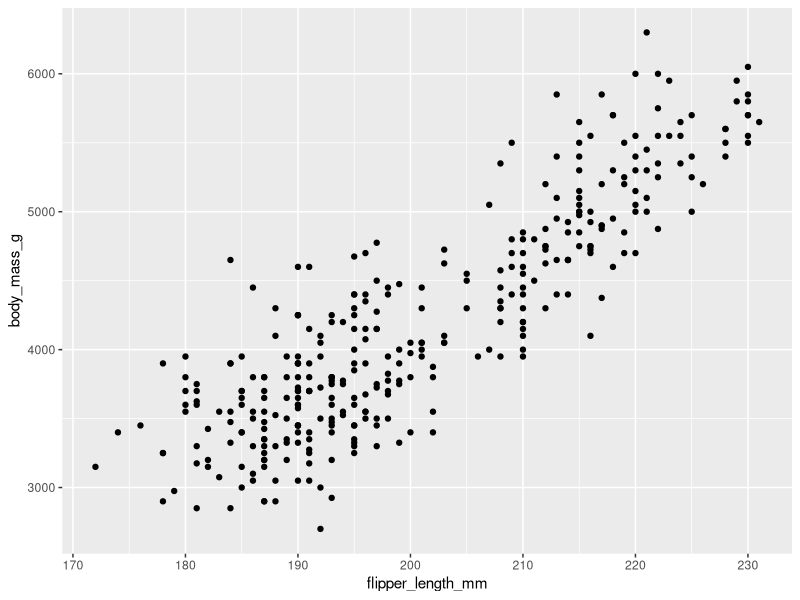
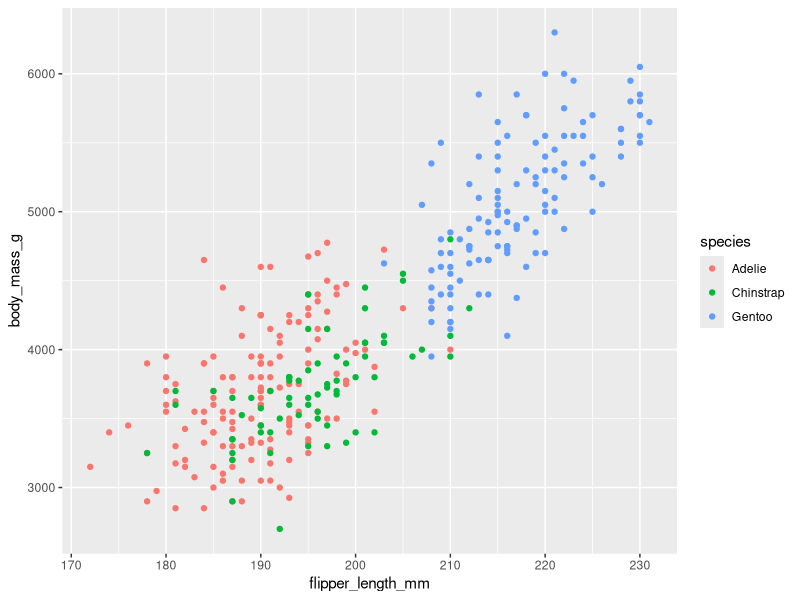
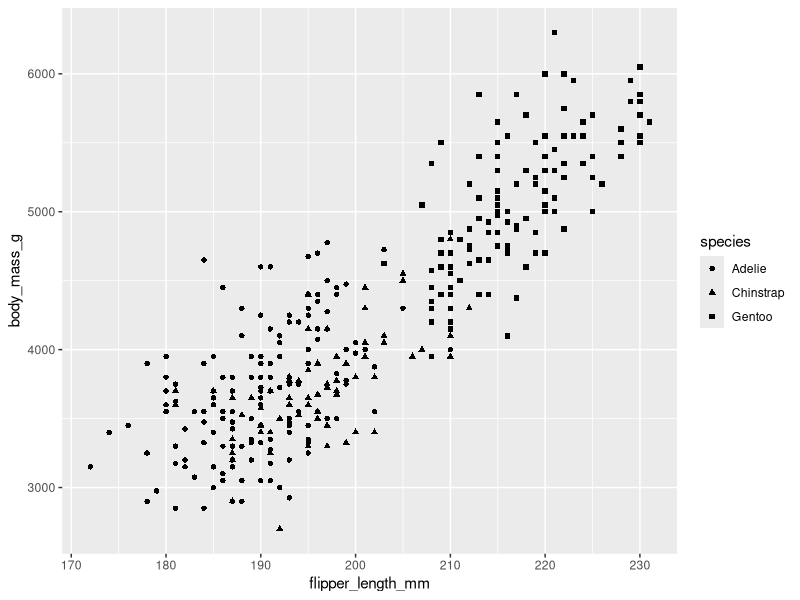
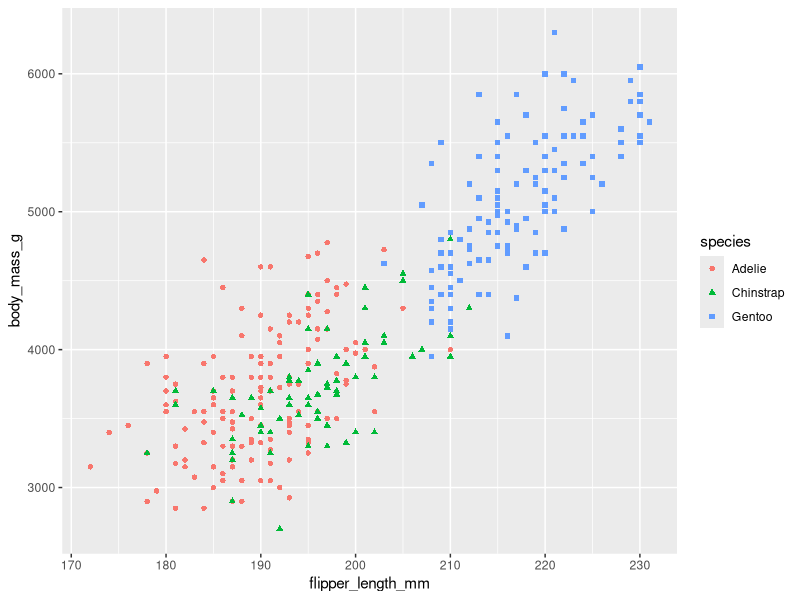
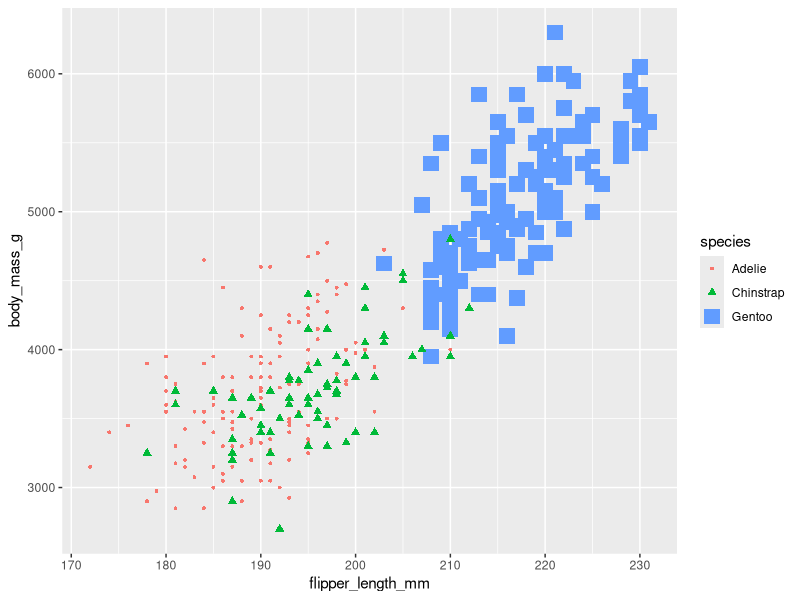
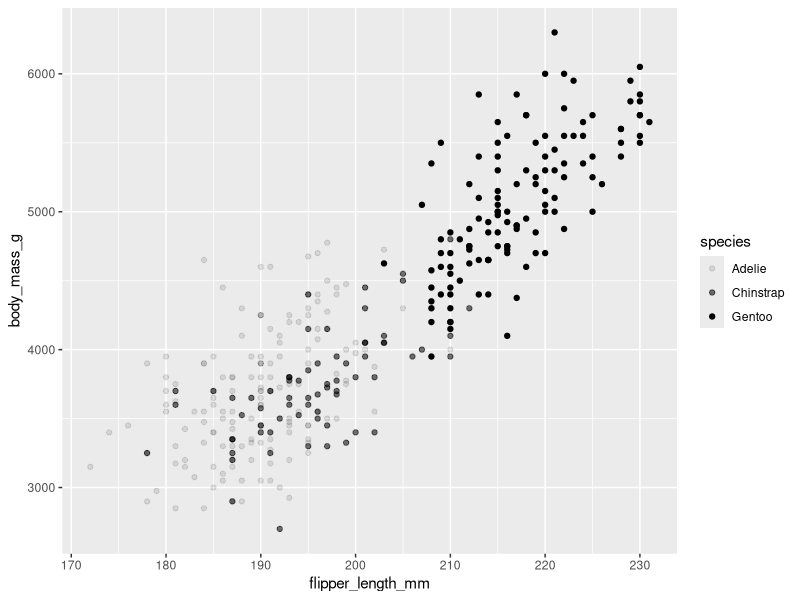
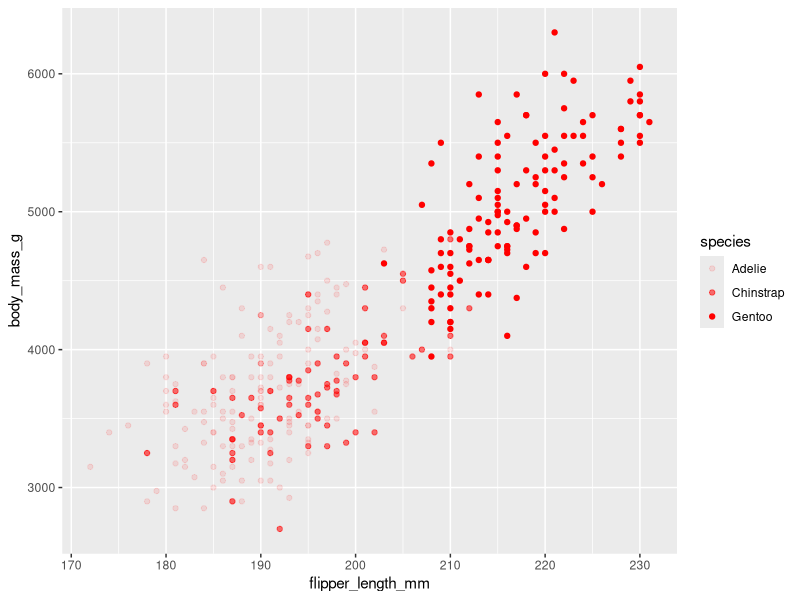
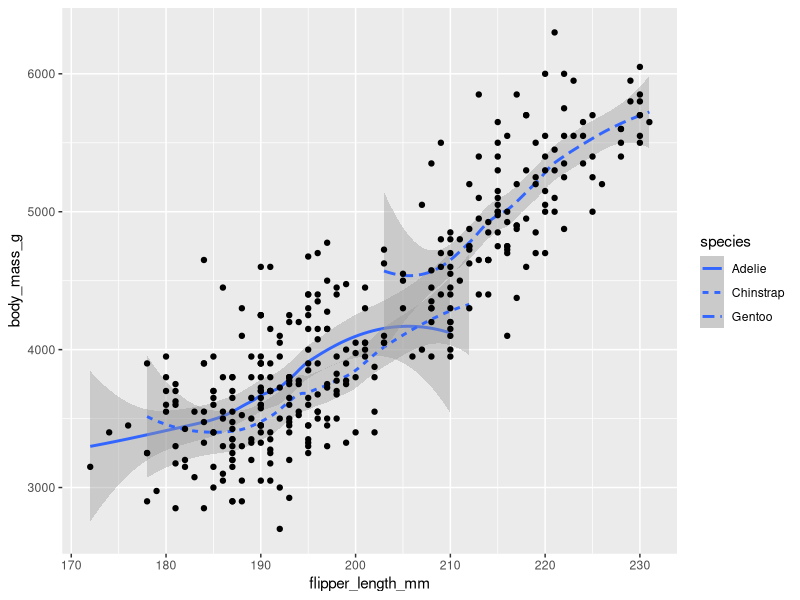

R code for these plots, in order: (Note: this script raises an error after producing the figures.)
library('palmerpenguins')
data("penguins")
library(ggplot2)
View(penguins)

ggplot(data = penguins)+geom_point(mapping = aes(x=flipper_length_mm, y=body_mass_g))

ggplot(data = penguins)+geom_point(mapping = aes(x=flipper_length_mm, y=body_mass_g, color=species))

ggplot(data = penguins)+geom_point(mapping = aes(x=flipper_length_mm, y=body_mass_g, shape=species))

ggplot(data = penguins)+geom_point(mapping = aes(x=flipper_length_mm, y=body_mass_g,color=species, shape=species))

ggplot(data = penguins)+geom_point(mapping = aes(x=flipper_length_mm, y=body_mass_g,color=species, shape=species, size=species))+scale_size_manual(values = c(1, 2, 5))

ggplot(data = penguins)+geom_point(mapping = aes(x=flipper_length_mm, y=body_mass_g,alpha=species))

ggplot(data = penguins)+geom_point(mapping = aes(x=flipper_length_mm, y=body_mass_g,alpha=species), color="red")

ggplot(data=penguins)+geom_smooth(mapping=aes(x=flipper_length_mm, y=body_mass_g, linetype=species))+
      geom_point(mapping = aes(flipper_length_mm, y=body_mass_g)) #Combinando gráficos

ggplot(data=penguins)+geom_smooth(mapping=aes(x=flipper_length_mm, y=body_mass_g, linetype=species))

ggplot(data=penguins)+geom_jitter(mapping = aes(x=flipper_length_mm, y=body_mass_g))

view(diamonds)

ggplot(data=diamonds)+
  geom_bar(mapping = aes(x=cut))
#Cut refers to a diamond's proportions, symmetry, and polish.

ggplot(data=diamonds)+
  geom_bar(mapping = aes(x=cut, color=cut))
#Coloca a cor outside do bar

ggplot(data=diamonds)+
  geom_bar(mapping = aes(x=cut, fill=cut))
#coloca a cor inside each bar

ggplot(data=diamonds)+
  geom_bar(mapping = aes(x=cut, fill=clarity))
#Our plot now shows 40 different combinations of cut and clarity.